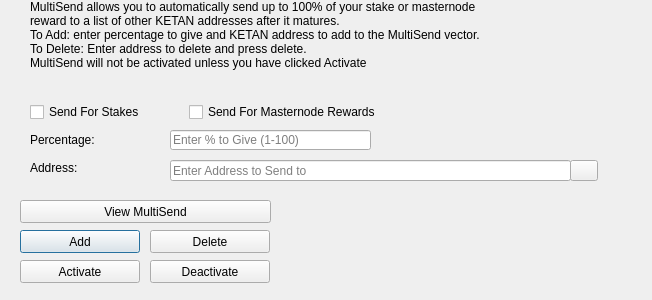
<?xml version="1.0" encoding="UTF-8"?>
<ui version="4.0">
 <class>MultiSendDialog</class>
 <widget class="QDialog" name="MultiSendDialog">
  <property name="windowModality">
   <enum>Qt::NonModal</enum>
  </property>
  <property name="geometry">
   <rect>
    <x>0</x>
    <y>0</y>
    <width>652</width>
    <height>300</height>
   </rect>
  </property>
  <property name="windowTitle">
   <string>MultiSend</string>
  </property>
  <widget class="QLineEdit" name="multiSendPercentEdit">
   <property name="geometry">
    <rect>
     <x>170</x>
     <y>130</y>
     <width>201</width>
     <height>20</height>
    </rect>
   </property>
   <property name="toolTip">
    <string>Enter whole numbers 1 - 100</string>
   </property>
   <property name="placeholderText">
    <string>Enter % to Give (1-100)</string>
   </property>
  </widget>
  <widget class="QLineEdit" name="multiSendAddressEdit">
   <property name="geometry">
    <rect>
     <x>170</x>
     <y>160</y>
     <width>401</width>
     <height>21</height>
    </rect>
   </property>
   <property name="toolTip">
    <string/>
   </property>
   <property name="placeholderText">
    <string>Enter Address to Send to</string>
   </property>
  </widget>
  <widget class="QLabel" name="label_2">
   <property name="geometry">
    <rect>
     <x>30</x>
     <y>0</y>
     <width>451</width>
     <height>121</height>
    </rect>
   </property>
   <property name="lineWidth">
    <number>1</number>
   </property>
   <property name="text">
    <string>MultiSend allows you to automatically send up to 100% of your stake or masternode reward to a list of other KETAN addresses after it matures.
To Add: enter percentage to give and KETAN address to add to the MultiSend vector.
To Delete: Enter address to delete and press delete.
MultiSend will not be activated unless you have clicked Activate</string>
   </property>
   <property name="alignment">
    <set>Qt::AlignLeading|Qt::AlignLeft|Qt::AlignTop</set>
   </property>
   <property name="wordWrap">
    <bool>true</bool>
   </property>
  </widget>
  <widget class="QLabel" name="message">
   <property name="geometry">
    <rect>
     <x>290</x>
     <y>200</y>
     <width>351</width>
     <height>91</height>
    </rect>
   </property>
   <property name="text">
    <string/>
   </property>
  </widget>
  <widget class="QPushButton" name="addButton">
   <property name="geometry">
    <rect>
     <x>20</x>
     <y>230</y>
     <width>120</width>
     <height>23</height>
    </rect>
   </property>
   <property name="toolTip">
    <string/>
   </property>
   <property name="statusTip">
    <string>Add to MultiSend Vector</string>
   </property>
   <property name="text">
    <string>Add</string>
   </property>
  </widget>
  <widget class="QPushButton" name="disableButton">
   <property name="geometry">
    <rect>
     <x>150</x>
     <y>260</y>
     <width>120</width>
     <height>23</height>
    </rect>
   </property>
   <property name="statusTip">
    <string>Deactivate MultiSend</string>
   </property>
   <property name="text">
    <string>Deactivate</string>
   </property>
  </widget>
  <widget class="QPushButton" name="addressBookButton">
   <property name="geometry">
    <rect>
     <x>570</x>
     <y>160</y>
     <width>28</width>
     <height>21</height>
    </rect>
   </property>
   <property name="toolTip">
    <string>Choose an address from the address book</string>
   </property>
   <property name="text">
    <string/>
   </property>
   <property name="icon">
    <iconset resource="../ketan.qrc">
     <normaloff>:/icons/address-book</normaloff>:/icons/address-book</iconset>
   </property>
   <property name="shortcut">
    <string>Alt+A</string>
   </property>
   <property name="autoDefault">
    <bool>false</bool>
   </property>
  </widget>
  <widget class="QLabel" name="label">
   <property name="geometry">
    <rect>
     <x>30</x>
     <y>130</y>
     <width>121</width>
     <height>20</height>
    </rect>
   </property>
   <property name="toolTip">
    <string>Percentage of stake to send</string>
   </property>
   <property name="text">
    <string>Percentage:</string>
   </property>
  </widget>
  <widget class="QLabel" name="label_5">
   <property name="geometry">
    <rect>
     <x>30</x>
     <y>160</y>
     <width>111</width>
     <height>16</height>
    </rect>
   </property>
   <property name="toolTip">
    <string>Address to send portion of stake to</string>
   </property>
   <property name="text">
    <string>Address:</string>
   </property>
  </widget>
  <widget class="QPushButton" name="deleteButton">
   <property name="geometry">
    <rect>
     <x>150</x>
     <y>230</y>
     <width>120</width>
     <height>23</height>
    </rect>
   </property>
   <property name="toolTip">
    <string/>
   </property>
   <property name="statusTip">
    <string>Delete Address From MultiSend Vector</string>
   </property>
   <property name="text">
    <string>Delete</string>
   </property>
  </widget>
  <widget class="QPushButton" name="activateButton">
   <property name="geometry">
    <rect>
     <x>20</x>
     <y>260</y>
     <width>120</width>
     <height>23</height>
    </rect>
   </property>
   <property name="statusTip">
    <string>Activate MultiSend</string>
   </property>
   <property name="text">
    <string>Activate</string>
   </property>
  </widget>
  <widget class="QPushButton" name="viewButton">
   <property name="geometry">
    <rect>
     <x>20</x>
     <y>200</y>
     <width>251</width>
     <height>23</height>
    </rect>
   </property>
   <property name="toolTip">
    <string/>
   </property>
   <property name="statusTip">
    <string>View MultiSend Vector</string>
   </property>
   <property name="text">
    <string>View MultiSend</string>
   </property>
  </widget>
  <widget class="QWidget" name="horizontalLayoutWidget">
   <property name="geometry">
    <rect>
     <x>30</x>
     <y>100</y>
     <width>351</width>
     <height>24</height>
    </rect>
   </property>
   <layout class="QHBoxLayout" name="horizontalLayout">
    <item>
     <widget class="QCheckBox" name="multiSendStakeCheckBox">
      <property name="text">
       <string>Send For Stakes</string>
      </property>
     </widget>
    </item>
    <item>
     <widget class="QCheckBox" name="multiSendMasternodeCheckBox">
      <property name="text">
       <string>Send For Masternode Rewards</string>
      </property>
     </widget>
    </item>
   </layout>
  </widget>
 </widget>
 <resources>
  <include location="../ketan.qrc"/>
 </resources>
 <connections/>
</ui>
